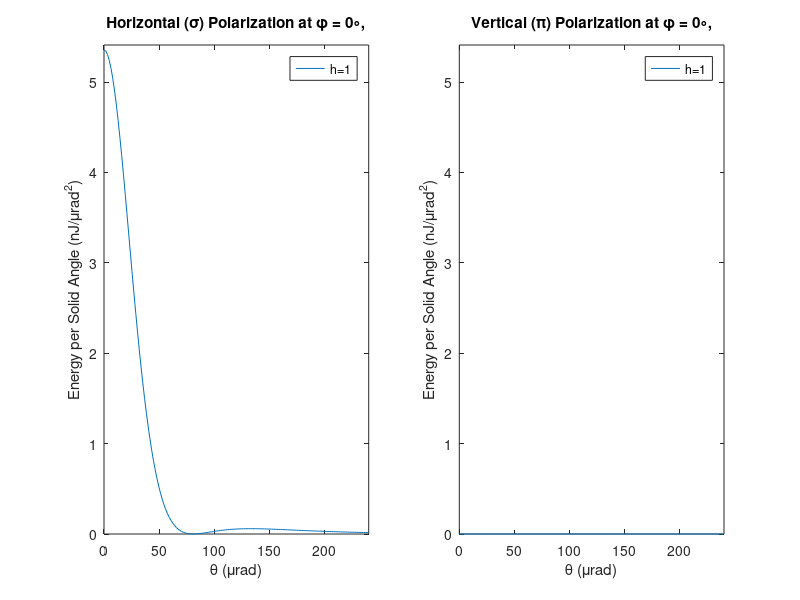
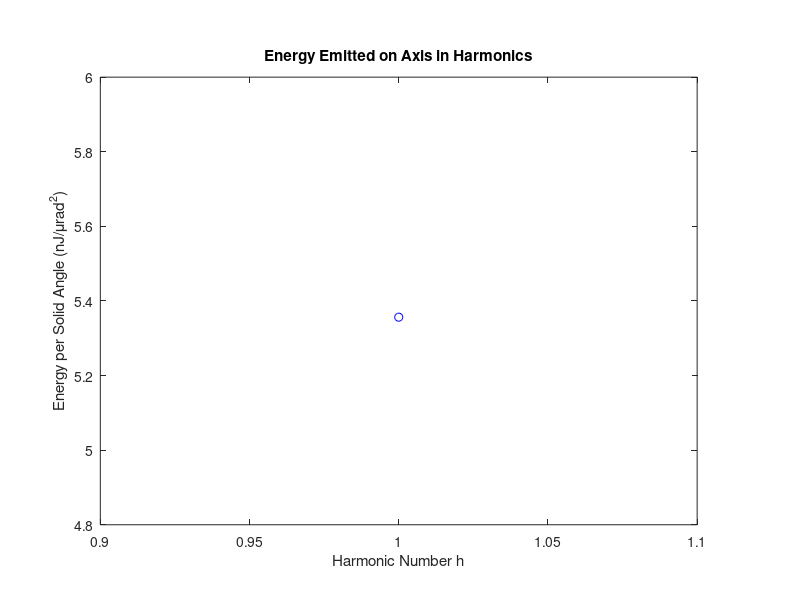

Recreate these plots in MATLAB, in order.
function [EHarm] = SpontAngle2D(varargin)
% For a charge making one pass through an undulator, this function plots
% the distributions of spontaneous energy (joules per solid angle) emitted
% in a range of harmonics, versus the angle theta from the z axis, at an
% angle phi to the x axis specified by the user. It also outputs the energy
% per solid angle emitted on axis in each of these harmonics.
% There are several optional arguments:
%   phiDeg       = angle to x axis (deg), default = 0
%   harmonic     = range of harmonics to compute, default = [1 1]
%   polarized    = x,y polarized = 1,             default = 1
%   GeV          = beam energy (GeV),             default = 13.64
%   charge       = charge in bunch (pC),          default = 250
%   KUnd         = K value of undulator,          default = 3.5
%   lambdaUnd    = undulator period (mm),         default = 30
%   NUnd         = number of periods,             default = 3729

% Physical constants
c    = 2.99792458e8;  % speed of light (m/s)
mu0  = 4e-7*pi;       % permeability of free space (H/m)
eps0 = 1/(mu0*c^2);   % permittivity of free space (F/m)
qe   = 1.6021892e-19; % electron charge (C)
me   = 9.109534e-31;  % electron mass (kg)
hbar = 1.0545887e-34; % Planck's constant /(2*pi)

p=inputParser;
p.addOptional('phiDeg',0)
p.addOptional('harmonic',[1 1])
p.addOptional('polarized',1)
p.addOptional('GeV',13.64)
p.addOptional('charge',250)
p.addOptional('KUnd',3.5)
p.addOptional('lambdaUnd',30)
p.addOptional('NUnd',113*33)
p.parse(varargin{:})

phiDeg      = p.Results.phiDeg;
phi         = phiDeg*pi/180;
harmonic(1) = min(max(p.Results.harmonic(1),1),          30);
harmonic(2) = min(max(p.Results.harmonic(2),harmonic(1)),30);
NHarm       = harmonic(2)-harmonic(1)+1;
polarized   = p.Results.polarized ~= 0;
GeV         = p.Results.GeV;
charge      = p.Results.charge*1e-12;
KUnd        = p.Results.KUnd;
lambdaUnd   = p.Results.lambdaUnd*0.001;
NUnd        = p.Results.NUnd;

% Check optional inputs.
if KUnd <= 0 || KUnd > 20
    KUnd = 3.5;
end
KUndStar = KUnd/sqrt(1+0.5*KUnd^2);

if GeV <= 0
    GeV = 13.64;
end
gamma = GeV*qe*1e9/(me*c^2);
gammaStar = gamma/sqrt(1+0.5*KUnd^2);

if charge <= 0 || charge > 1e-7
    charge = 250e-12;
end

if lambdaUnd <= 0 || lambdaUnd > 1
    lambdaUnd = 0.03;
end
kUnd=2*pi/lambdaUnd;

if NUnd <= 0 || NUnd > 1e5
    NUnd = 113*33;
end

close all
NTerms   = 20;
NAngle   = 150;
maxAngle = 2.4/gammaStar;
dtheta   = maxAngle/NAngle;
theta    = (0:NAngle)*dtheta;
EUnd     = charge*qe*NUnd*kUnd*(gamma*gammaStar*KUnd)^2/(2*pi*eps0);

SDist = zeros(NAngle+1,NHarm);
PDist = zeros(NAngle+1,NHarm);
for m = 1:NAngle+1
    gammatheta = 1+(gammaStar*theta(m))^2;
    aUnd = 0.25*KUndStar^2/gammatheta;
    bUnd = 2*KUndStar*gammaStar*theta(m)*cos(phi)/gammatheta;
    cUnd = (1+0.5*KUnd^2)^-2*KUndStar^-2*gammatheta^-3;
    for h = 1:NHarm
        harm = harmonic(1)+h-1;
        % Array of besselj(k,harm*aUnd), for k=-NTerms:NTerms.
        % Negative k values use besselj(-k,z)=besselj(k,z)*(-1)^k
        % Length of array is 2*NTerms+1. Offset to k=0 is Nterms+1.
        bessa((NTerms+1):(2*NTerms+1))...
            = real(besselj(0:NTerms,harm*aUnd));
        for k = 1:NTerms
            bessa(k) = bessa(2*NTerms+2-k)*(-1)^(NTerms+1-k);
        end
        % Array of besselj(k,harm*bUnd), for
        % k=-(2*NTerms+harm+1):(2*NTerms+harm+1).
        % Negative k values use besselj(-k,z)=besselj(k,z)*(-1)^k
        % Array length is 2*(2*NTerms+harm+1)+1.
        % Offset to k=0 is 2*NTerms+harm+2.
        bessb((2*NTerms+harm+2):(4*NTerms+2*harm+3))...
            = real(besselj(0:(2*NTerms+harm+1),harm*bUnd));
        for k = 1:(2*NTerms+1+harm)
            bessb(k) = bessb(4*NTerms+2*harm+4-k)*(-1)^(harm-k);
        end
        % Compute Bessel sums
        bess1 = bessa * bessb((2*harm+2):2:(2*(2*NTerms+harm)+2))';
        bess2 = bessa * (bessb((2*harm+3):2:(2*(2*NTerms+harm)+3))...
                      +  bessb((2*harm+1):2:(2*(2*NTerms+harm)+1)))';
        SDist(m,h) = cUnd*harm^2*real(2*bess1*gammaStar*theta(m)*cos(phi)...
                              - bess2*KUndStar)^2;
        PDist(m,h) = cUnd*harm^2*real(2*bess1*gammaStar*theta(m)*sin(phi))^2;
    end
end
SDist = SDist*EUnd;
PDist = PDist*EUnd;
EHarm = SDist(1,:)';
disp('  Harmonic  Energy (nJ/urad^2)')
disp([(harmonic(1):harmonic(2))',1e-3*EHarm])
disp([' Sum    = ', num2str(1e-3*sum(EHarm))])

FigWidth  = 1260;
FigHeight = 630;
border    = 80;
plotHarm  = harmonic(1):harmonic(2);
legnd(plotHarm,1)='h';
legnd(plotHarm,2)='=';
legnd = horzcat(legnd,num2str(plotHarm'));
if harmonic(2) > harmonic(1)
    spontFigName = ['Harmonics ',num2str(harmonic(1)),...
        ' to ',num2str(harmonic(2))];
else
    spontFigName = ['Harmonic ',num2str(harmonic(1))];
end    

if polarized  % Plot x and y polarizations
    % Figure position = [left, bottom, width, height]
    figure('Name',[spontFigName,' vs \theta'],...
        'Position',[0,100,FigWidth,FigHeight])

    subplot(1,2,1)
    set(gca,'Units','pixels','Position',...
        [border,border,FigWidth/2-2*border,FigHeight-2*border])
    plot(1e6*theta,SDist*1e-3)
    axs = [0, theta(NAngle+1)*1e6,...
           0, 1.01e-3*max(max(max(SDist)),max(max(PDist)))];
    axis(axs)

    title(['Horizontal (\sigma) Polarization at \phi = ',...
        num2str(phiDeg),'\circ,'])
    xlabel('\theta (\murad)')
    ylabel('Energy per Solid Angle (nJ/\murad^2)')
    legend(legnd,'Location','NorthEast')

    subplot(1,2,2)
    set(gca,'Units','pixels','Position',...
        [FigWidth/2+border,border,FigWidth/2-2*border,FigHeight-2*border])
    plot(1e6*theta,PDist*1e-3)
    axis(axs)
    title(['Vertical (\pi) Polarization at \phi = ',...
        num2str(phiDeg),'\circ,'])
    xlabel('\theta (\murad)')
    ylabel('Energy per Solid Angle (nJ/\murad^2)')
    legend(legnd,'Location','NorthEast')

    figure('Name',[spontFigName,' vs Harmonic'],...
        'Position',[20,80,FigWidth/2,FigHeight])
    set(gca,'Units','pixels','Position',...
        [border,border,FigWidth/2-2*border,FigHeight-2*border])

else  % Plot sum of x and y polarization only
    figure('Name',[spontFigName,' vs \theta and Harmonic'],...
        'Position',[0,100,FigWidth,FigHeight])

    subplot(1,2,1)
    set(gca,'Units','pixels','Position',...
        [border,border,FigWidth/2-2*border,FigHeight-2*border])
    plot(1e6*theta,(SDist+PDist)*1e-3)
    title(['Unpolarized at \phi = ',num2str(phiDeg),'\circ,'])
    xlabel('\theta (\murad)')
    ylabel('Energy per Solid Angle (nJ/\murad^2)')
    legend(legnd,'Location','NorthEast')

    subplot(1,2,2)
    set(gca,'Units','pixels','Position',...
        [FigWidth/2+border,border,FigWidth/2-2*border,FigHeight-2*border])
end
plot(plotHarm,EHarm*1e-3,'b-o')
% title('Polarizations: Horizontal (red), Vertical (green), Total (blue)')
xlabel('Harmonic Number h')
ylabel('Energy per Solid Angle (nJ/\murad^2)')
title('Energy Emitted on Axis in Harmonics')
end
